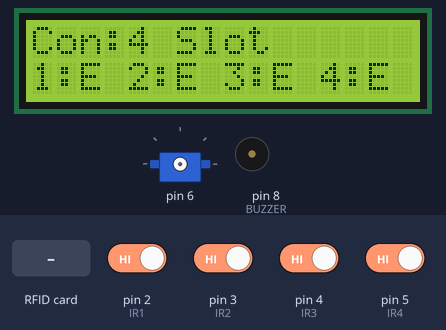
A sketch run on a simulated Arduino Uno, built with avr-gcc and run on an emulated ATmega328P. On the bench: 16×2 character LCD, servo, buzzer (waves = sounding, pin HIGH). The inputs (shaded band) are chosen by the test bench; at power-on: pin 2 (IR1), pin 3 (IR2), pin 4 (IR3), pin 5 (IR4) HIGH. Pins used as bus, display or sensor lines are not drawn; what the sketch prints to the serial monitor is not drawn.

Above: at 1.6 s.
1.7 s: RFID card 5A 73 3D 02 held to the reader
At 2.5 s:
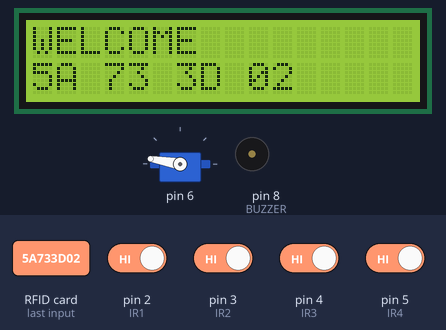
4.8 s: RFID card 6F 0A 20 1F held to the reader
At 5.8 s:
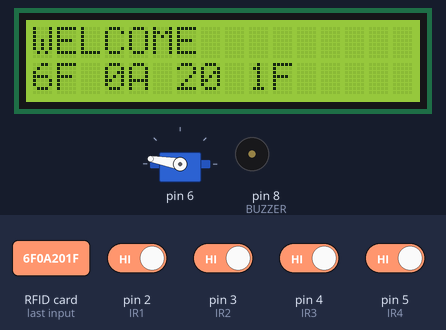
7.9 s: pin 2 (IR1) driven LOW
At 10.7 s:
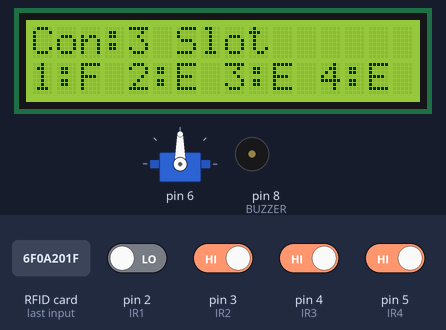
11.0 s: pin 3 (IR2) driven LOW
At 13.8 s:
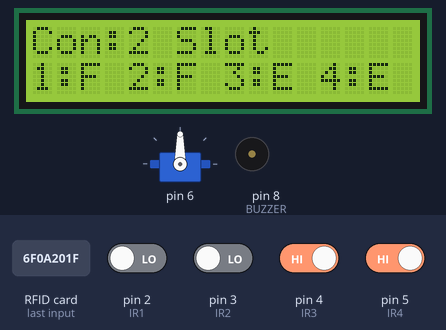
14.1 s: pin 4 (IR3) driven LOW
At 16.8 s:
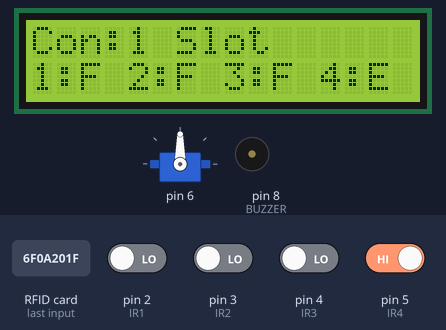
17.2 s: pin 5 (IR4) driven LOW
At 20.3 s:
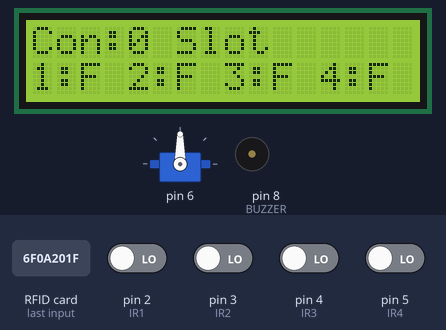
Timing chart, 0 to 21.3 s (numbered marks = the images above; inputs shaded):
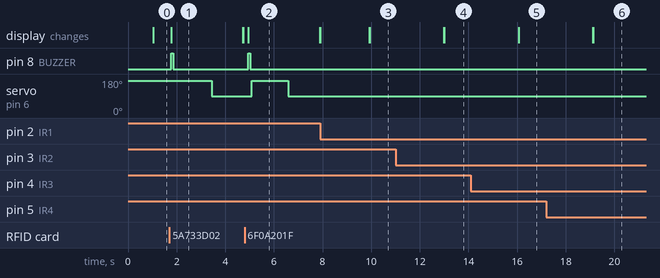

Measured:
- after the input at 1.7 s, pin 8 (BUZZER): LOW → HIGH after 0.09 s, → LOW 0.08 s later; servo on pin 6: 170° → 90° after 1.7 s; the display: first changes after 0.08 s (image 1 shows a later state)
- after the input at 4.8 s, pin 8 (BUZZER): LOW → HIGH after 0.15 s, → LOW 0.08 s later; servo on pin 6: 90° → 170° after 0.30 s, → 90° 1.5 s later; the display: changes after 0.15 s (image 2)
- after the input at 7.9 s, the display: first differs from a run without the input after 2.0 s (image 3 shows a later state)
- after the input at 11.0 s, the display: first changes after 2.0 s (image 4 shows a later state)
- after the input at 14.1 s, the display: first changes after 2.0 s (image 5 shows a later state)
- after the input at 17.2 s, the display: first changes after 1.9 s (image 6 shows a later state)
- what the display in image 1 shows lasts 2.9 s, from 1.8 s to 4.7 s

The sketch:

arduino_parking.ino
```cpp
#include <Arduino.h>
#include <Arduino_FreeRTOS.h>
#include <queue.h>
#include <Wire.h>
#include <LiquidCrystal_I2C.h>
#include <SPI.h>
#include <MFRC522.h>
#include <Servo.h>

// ===== CẤU HÌNH THIẾT BỊ =====
LiquidCrystal_I2C lcd(0x27, 16, 2);
#define SS_PIN 10
#define RST_PIN 9
MFRC522 rfid(SS_PIN, RST_PIN);

#define IR1 2
#define IR2 3
#define IR3 4
#define IR4 5
#define SERVO_IN 6
#define SERVO_OUT 7
#define BUZZER 8

Servo servoIn, servoOut;

// ===== CẤU TRÚC DỮ LIỆU RTOS =====
typedef struct {
  int cmd; // 1: In, 2: Out, 3: Full, 4: Error
  int minutes;
  int fee;
  byte uid[4];
} GateData;

QueueHandle_t gateQueue;
bool slot[4];

// ===== QUẢN LÝ UID  =====
byte validUIDs[][4] = { {0x5A,0x73,0x3D,0x02}, {0x6F,0x0A,0x20,0x1F}, {0xFF,0x9B,0x57,0x1E}, {0xD1,0xE1,0xFD,0x53}, {0xE1,0x64,0xA2,0x53} };
byte invalidUIDs[][4] = { {0x2C,0xD1,0x45,0x03} };
#define VALID_COUNT (sizeof(validUIDs)/4)
#define INVALID_COUNT (sizeof(invalidUIDs)/4)

#define MAX_USERS 5
byte uidList[MAX_USERS][4];
unsigned long timeIn[MAX_USERS];
int uidCount = 0;

// ===== CÁC HÀM HỖ TRỢ (Tối ưu RAM với F() Macro) =====
void beep(int t){
  for(int i=0;i<t;i++){
    digitalWrite(BUZZER,1); vTaskDelay(pdMS_TO_TICKS(80));
    digitalWrite(BUZZER,0); vTaskDelay(pdMS_TO_TICKS(80));
  }
}

void openServo(Servo &s, int pin){
  s.attach(pin); s.write(170);
  vTaskDelay(pdMS_TO_TICKS(1500));
  s.write(90); vTaskDelay(pdMS_TO_TICKS(200)); s.detach();
}

bool compareUID(byte *a, byte *b){
  for(int i=0;i<4;i++) if(a[i]!=b[i]) return false;
  return true;
}

int findUID(byte *u){
  for(int i=0;i<uidCount;i++) if(compareUID(uidList[i],u)) return i;
  return -1;
}

int freeSlotCount(){
  int c=0;
  for(int i=0;i<4;i++) if(!slot[i]) c++;
  return c;
}

void printUID_LCD(byte *uid){
  char buf[12];
  sprintf(buf,"%02X %02X %02X %02X", uid[0], uid[1], uid[2], uid[3]);
  lcd.setCursor(0,1); lcd.print(buf);
}

// ===== TASK 1: QUÉT CẢM BIẾN (Gửi S: sang ESP32) =====
void TaskSensor(void *pv){
  for(;;){
    slot[0] = (digitalRead(IR1) == LOW);
    slot[1] = (digitalRead(IR2) == LOW);
    slot[2] = (digitalRead(IR3) == LOW);
    slot[3] = (digitalRead(IR4) == LOW);

    // Truyền sang ESP32 định dạng S:1010
    Serial.print(F("S:"));
    for(int i=0; i<4; i++) Serial.print(slot[i] ? "1" : "0");
    Serial.println();

    vTaskDelay(pdMS_TO_TICKS(1500));
  }
}

// ===== TASK 2: QUÉT THẺ RFID (Logic Xe Vào/Ra) =====
void TaskRFID(void *pv){
  static uint32_t lastRead = 0;
  for(;;){
    if(millis() - lastRead > 1000 && rfid.PICC_IsNewCardPresent() && rfid.PICC_ReadCardSerial()){
      lastRead = millis();
      GateData data;
      memcpy(data.uid, rfid.uid.uidByte, 4);

      bool valid = false;
      for(int i=0; i<VALID_COUNT; i++) if(compareUID(data.uid, validUIDs[i])) valid = true;

      if(!valid){
        data.cmd = 4; // Thẻ không hợp lệ
      } else {
        int idx = findUID(data.uid);
        if(idx == -1){
          if(freeSlotCount() > 0 && uidCount < MAX_USERS){
            memcpy(uidList[uidCount], data.uid, 4);
            timeIn[uidCount] = millis();
            uidCount++;
            data.cmd = 1; // Vào bãi
          } else data.cmd = 3; // Hết chỗ
        } else {
          unsigned long t = (millis() - timeIn[idx]) / 60000;
          data.minutes = (t == 0) ? 1 : (int)t;
          data.fee = data.minutes * 3000;
          data.cmd = 2; // Ra bãi
          for(int i=idx; i<uidCount-1; i++){
            memcpy(uidList[i], uidList[i+1], 4);
            timeIn[i] = timeIn[i+1];
          }
          uidCount--;
        }
      }
      xQueueSend(gateQueue, &data, 0);
      rfid.PICC_HaltA(); rfid.PCD_StopCrypto1();
    }
    vTaskDelay(pdMS_TO_TICKS(100));
  }
}

// ===== TASK 3: ĐIỀU KHIỂN LCD & SERVO (Hiển thị Slot F/E) =====
void TaskControl(void *pv){
  GateData d;
  uint32_t tLCD = 0;
  for(;;){
    // Cập nhật LCD trạng thái Slot mỗi 1 giây
    if(millis() - tLCD > 1000){
      tLCD = millis();
      lcd.setCursor(0,0);
      lcd.print(F("Con:")); lcd.print(freeSlotCount()); lcd.print(F(" Slot      "));

      lcd.setCursor(0,1);
      lcd.print(slot[0] ? F("1:F ") : F("1:E "));
      lcd.print(slot[1] ? F("2:F ") : F("2:E "));
      lcd.print(slot[2] ? F("3:F ") : F("3:E "));
      lcd.print(slot[3] ? F("4:F")  : F("4:E"));
    }

    if(xQueueReceive(gateQueue, &d, 0)){
      if(d.cmd == 1){ // VÀO
        Serial.print(F("IN:"));
        for(int i=0; i<4; i++){ if(d.uid[i]<0x10) Serial.print("0"); Serial.print(d.uid[i], HEX); }
        Serial.println();
        lcd.clear(); lcd.print(F("WELCOME")); printUID_LCD(d.uid);
        beep(1); openServo(servoIn, SERVO_IN);
        tLCD = millis();
      }
      else if(d.cmd == 2){ // RA
        Serial.print(F("OUT:"));
        for(int i=0; i<4; i++){ if(d.uid[i]<0x10) Serial.print("0"); Serial.print(d.uid[i], HEX); }
        Serial.print(","); Serial.print(d.minutes);
        Serial.print(","); Serial.println(d.fee);
        lcd.clear(); lcd.print(F("M:")); lcd.print(d.minutes); lcd.print(F(" P:")); lcd.print(d.fee);
        printUID_LCD(d.uid);
        beep(2); openServo(servoOut, SERVO_OUT);
        tLCD = millis();
      }
      else if(d.cmd == 3){ // FULL
        lcd.clear(); lcd.print(F("BAI FULL!")); beep(3);
        vTaskDelay(pdMS_TO_TICKS(1500));
      }
      else if(d.cmd == 4){ // SAI THẺ
        lcd.clear(); lcd.print(F("THE SAI!")); printUID_LCD(d.uid); beep(4);
        vTaskDelay(pdMS_TO_TICKS(1500));
      }
    }
    vTaskDelay(pdMS_TO_TICKS(100));
  }
}

void setup(){
  Serial.begin(9600); // Giao tiếp với Serial Monitor & ESP32
  pinMode(IR1,INPUT_PULLUP); pinMode(IR2,INPUT_PULLUP);
  pinMode(IR3,INPUT_PULLUP); pinMode(IR4,INPUT_PULLUP);
  pinMode(BUZZER,OUTPUT);

  Wire.begin(); lcd.init(); lcd.backlight();
  SPI.begin(); rfid.PCD_Init();

  gateQueue = xQueueCreate(3, sizeof(GateData));


  xTaskCreate(TaskSensor, "SEN", 80, NULL, 1, NULL);
  xTaskCreate(TaskRFID, "RF", 130, NULL, 2, NULL);
  xTaskCreate(TaskControl, "CTL", 130, NULL, 3, NULL);
}

void loop() {}
```
